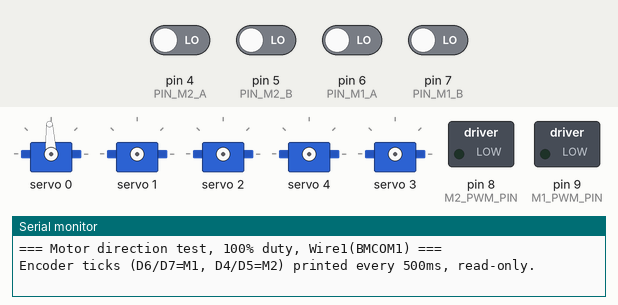
Recording of a sketch running on a simulated Arduino Uno, built for the host (arithmetic inside an expression is 32-bit, double 64-bit). Shown: 5 × servo, switched loads named in the sketch (green lamp = pin HIGH), the last lines printed to the serial monitor. Inputs (shaded band) come from the test bench; at power-on: pin 4 (PIN_M2_A), pin 5 (PIN_M2_B), pin 6 (PIN_M1_A), pin 7 (PIN_M1_B) LOW.

Above: at 0.1 s.
At 1.1 s:
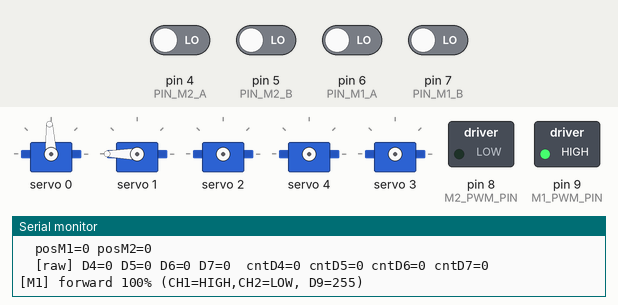
At 13.7 s:
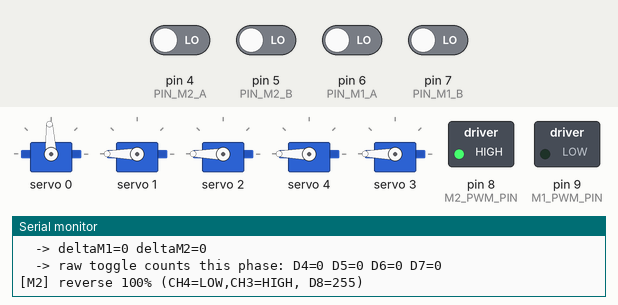
Timing chart, 0 to 18.2 s (numbered marks = the images above):
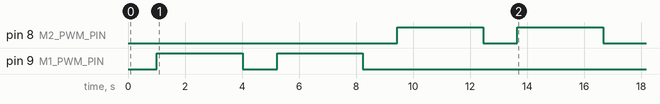

The sketch:

bmduino_motor_dir_test.ino
```cpp
// 銜接 bmduino_pca9685_wire1_servo_center 的下一步驗證：確認換到 BMCOM1(Wire1)
// 之後，馬達方向/轉速這條路（PCA9685 CH1~CH4 方向 + D8/D9 軟體PWM經74LS14
// 到驅動板）接線正確，尤其是懷疑 ENA/ENB（D9/D8）或方向腳可能兩顆馬達
// 之間接反/接錯的狀況，用固定 50% duty 正反轉各跑一次來驗證。
//
// 一次只讓一顆馬達動，方便用眼睛對照：
//   1. M1 正轉 50% -> 停 -> M1 反轉 50% -> 停
//   2. M2 正轉 50% -> 停 -> M2 反轉 50% -> 停
// 每個階段 Serial 都會印出目前應該是哪顆馬達、哪個方向，人工比對實際
// 轉動的是哪顆輪子、哪個方向，藉此抓出：
//   - CH1~CH4 / D8 / D9 兩顆馬達之間是否接反（例如指令是 M1 結果轉的是
//     實際 M2 那顆馬達）
//   - IN1/IN2 方向腳是否對調（例如指令是「正轉」結果實際是反轉）
//
// 開環方向/PWM 測試，不含 PID/閉環控制，但額外加了編碼器讀值，純被動讀取
// 印出來、不參與控制。兩種讀法都印，互相對照：
//   1. 4倍正交解碼後的 posM1/posM2（假設 D6/D7=M1、D4/D5=M2 這個配對正確）
//   2. **不做任何A/B配對假設**，D4/D5/D6/D7 各自獨立的原始toggle次數
//      （cntD4~cntD7）——這組數字才是拿來抓「插反/插錯」最直接的證據：
//      不管實際接線配對對不對，只要某根線真的接在某顆正在轉的馬達編碼器
//      上，它的toggle次數就一定會跳；哪一根線在哪個馬達指令(M1/M2)期間
//      跳、哪一根完全不跳，就能反推實際接線狀況，不會被4倍解碼的假設
//      誤導。
// 測完兩顆馬達自動停止並保持煞車狀態（duty=0）。驗證沒問題後才把
// Wire1 這個改動搬回正式版。

#include <Arduino.h>
#include <Wire.h>
#include <Adafruit_PWMServoDriver.h>

Adafruit_PWMServoDriver pwm = Adafruit_PWMServoDriver(0x40, Wire1);

const uint8_t CH_STEER = 0;
const uint8_t CH_M1_IN1 = 1;
const uint8_t CH_M1_IN2 = 2;
const uint8_t CH_M2_IN1 = 4;  // 對應正式韌體對調後的常數（實接驅動板 IN3）
const uint8_t CH_M2_IN2 = 3;  // 實接驅動板 IN4

const uint8_t M1_PWM_PIN = 9;  // D9 -> 74LS14 -> M1 ENA
const uint8_t M2_PWM_PIN = 8;  // D8 -> 74LS14 -> M2 ENB

const uint8_t PIN_M1_A = 6;  // M1 編碼器 A相，跟 bmduino_car_control.ino 一致
const uint8_t PIN_M1_B = 7;  // M1 編碼器 B相
const uint8_t PIN_M2_A = 4;  // M2 編碼器 A相
const uint8_t PIN_M2_B = 5;  // M2 編碼器 B相

const uint16_t STEER_CENTER_US = 1500;
const uint32_t PWM_PERIOD_US = 200;  // 5kHz，跟正式韌體一致
const uint8_t TEST_DUTY = 255;       // 100%

const uint32_t RUN_MS = 3000;   // 每個方向跑多久
const uint32_t STOP_MS = 1200;  // 兩個階段之間停多久，讓馬達完全停下來再換方向

volatile uint8_t m1Duty = 0;
volatile uint8_t m2Duty = 0;

// ---- 編碼器計數（4倍正交解碼，ISR更新，純讀取不參與控制）----
volatile int32_t posM1 = 0;
volatile int32_t posM2 = 0;
volatile uint8_t stateM1 = 0;
volatile uint8_t stateM2 = 0;

static const int8_t QDEC_TABLE[16] = {
  0, -1, 1, 0,
  1, 0, 0, -1,
  -1, 0, 0, 1,
  0, 1, -1, 0
};

void updateQuadM1() {
  uint8_t a = digitalRead(PIN_M1_A);
  uint8_t b = digitalRead(PIN_M1_B);
  uint8_t newState = (a << 1) | b;
  posM1 += QDEC_TABLE[((stateM1 << 2) | newState) & 0x0F];
  stateM1 = newState;
}
void updateQuadM2() {
  uint8_t a = digitalRead(PIN_M2_A);
  uint8_t b = digitalRead(PIN_M2_B);
  uint8_t newState = (a << 1) | b;
  posM2 += QDEC_TABLE[((stateM2 << 2) | newState) & 0x0F];
  stateM2 = newState;
}

// ---- 原始腳位 toggle 次數，不做A/B配對假設，純粹「這根線有沒有在動」----
volatile uint32_t cntD4 = 0, cntD5 = 0, cntD6 = 0, cntD7 = 0;

void isrM1A() { cntD6++; updateQuadM1(); }  // D6 = PIN_M1_A
void isrM1B() { cntD7++; updateQuadM1(); }  // D7 = PIN_M1_B
void isrM2A() { cntD4++; updateQuadM2(); }  // D4 = PIN_M2_A
void isrM2B() { cntD5++; updateQuadM2(); }  // D5 = PIN_M2_B

void updatePWM() {
  uint32_t phase = micros() % PWM_PERIOD_US;
  uint32_t m1OnUs = (uint32_t)m1Duty * PWM_PERIOD_US / 255;
  uint32_t m2OnUs = (uint32_t)m2Duty * PWM_PERIOD_US / 255;
  digitalWrite(M1_PWM_PIN, phase < m1OnUs ? HIGH : LOW);
  digitalWrite(M2_PWM_PIN, phase < m2OnUs ? HIGH : LOW);
}

void setDir(uint8_t in1Ch, uint8_t in2Ch, int dir) {
  if (dir > 0) {
    pwm.setPin(in1Ch, 4095);
    pwm.setPin(in2Ch, 0);
  } else if (dir < 0) {
    pwm.setPin(in1Ch, 0);
    pwm.setPin(in2Ch, 4095);
  } else {
    pwm.setPin(in1Ch, 0);
    pwm.setPin(in2Ch, 0);  // 煞車
  }
}

void printRawPins() {
  Serial.print(F("  [raw] D4="));
  Serial.print(digitalRead(PIN_M2_A));
  Serial.print(F(" D5="));
  Serial.print(digitalRead(PIN_M2_B));
  Serial.print(F(" D6="));
  Serial.print(digitalRead(PIN_M1_A));
  Serial.print(F(" D7="));
  Serial.print(digitalRead(PIN_M1_B));
  Serial.print(F("  cntD4="));
  Serial.print(cntD4);
  Serial.print(F(" cntD5="));
  Serial.print(cntD5);
  Serial.print(F(" cntD6="));
  Serial.print(cntD6);
  Serial.print(F(" cntD7="));
  Serial.println(cntD7);
}

void holdFor(uint32_t ms) {
  uint32_t start = millis();
  uint32_t lastPrint = start;
  while (millis() - start < ms) {
    updatePWM();
    if (millis() - lastPrint >= 500) {
      lastPrint = millis();
      Serial.print(F("  posM1="));
      Serial.print(posM1);
      Serial.print(F(" posM2="));
      Serial.println(posM2);
      printRawPins();
    }
  }
}

void runPhase(const char* label, uint8_t in1Ch, uint8_t in2Ch, int dir,
              volatile uint8_t* dutyVar, uint8_t duty) {
  int32_t startM1 = posM1;
  int32_t startM2 = posM2;
  uint32_t startD4 = cntD4, startD5 = cntD5, startD6 = cntD6, startD7 = cntD7;
  Serial.println(label);
  setDir(in1Ch, in2Ch, dir);
  *dutyVar = duty;
  holdFor(duty == 0 ? STOP_MS : RUN_MS);
  Serial.print(F("  -> deltaM1="));
  Serial.print(posM1 - startM1);
  Serial.print(F(" deltaM2="));
  Serial.println(posM2 - startM2);
  Serial.print(F("  -> raw toggle counts this phase: D4="));
  Serial.print(cntD4 - startD4);
  Serial.print(F(" D5="));
  Serial.print(cntD5 - startD5);
  Serial.print(F(" D6="));
  Serial.print(cntD6 - startD6);
  Serial.print(F(" D7="));
  Serial.println(cntD7 - startD7);
}

void setup() {
  Serial.begin(115200);
  Wire1.begin();
  pwm.begin();
  pwm.setPWMFreq(50);
  pwm.writeMicroseconds(CH_STEER, STEER_CENTER_US);

  pinMode(M1_PWM_PIN, OUTPUT);
  pinMode(M2_PWM_PIN, OUTPUT);
  digitalWrite(M1_PWM_PIN, LOW);
  digitalWrite(M2_PWM_PIN, LOW);
  setDir(CH_M1_IN1, CH_M1_IN2, 0);
  setDir(CH_M2_IN1, CH_M2_IN2, 0);

  pinMode(PIN_M1_A, INPUT);
  pinMode(PIN_M1_B, INPUT);
  pinMode(PIN_M2_A, INPUT);
  pinMode(PIN_M2_B, INPUT);
  attachInterrupt(digitalPinToInterrupt(PIN_M1_A), isrM1A, CHANGE);
  attachInterrupt(digitalPinToInterrupt(PIN_M1_B), isrM1B, CHANGE);
  attachInterrupt(digitalPinToInterrupt(PIN_M2_A), isrM2A, CHANGE);
  attachInterrupt(digitalPinToInterrupt(PIN_M2_B), isrM2B, CHANGE);

  Serial.println(F("=== Motor direction test, 100% duty, Wire1(BMCOM1) ==="));
  Serial.println(F("Encoder ticks (D6/D7=M1, D4/D5=M2) printed every 500ms, read-only."));
  holdFor(1000);

  runPhase("[M1] forward 100% (CH1=HIGH,CH2=LOW, D9=255)", CH_M1_IN1, CH_M1_IN2, 1, &m1Duty, TEST_DUTY);
  runPhase("[M1] stop", CH_M1_IN1, CH_M1_IN2, 0, &m1Duty, 0);
  runPhase("[M1] reverse 100% (CH1=LOW,CH2=HIGH, D9=255)", CH_M1_IN1, CH_M1_IN2, -1, &m1Duty, TEST_DUTY);
  runPhase("[M1] stop", CH_M1_IN1, CH_M1_IN2, 0, &m1Duty, 0);

  runPhase("[M2] forward 100% (CH4=HIGH,CH3=LOW, D8=255)", CH_M2_IN1, CH_M2_IN2, 1, &m2Duty, TEST_DUTY);
  runPhase("[M2] stop", CH_M2_IN1, CH_M2_IN2, 0, &m2Duty, 0);
  runPhase("[M2] reverse 100% (CH4=LOW,CH3=HIGH, D8=255)", CH_M2_IN1, CH_M2_IN2, -1, &m2Duty, TEST_DUTY);
  runPhase("[M2] stop", CH_M2_IN1, CH_M2_IN2, 0, &m2Duty, 0);

  Serial.println(F("=== Sequence done. Both motors stopped (duty=0, brake). ==="));
  Serial.println(F("請確認：1) M1/M2各自轉的是不是預期的那顆輪子 2) forward/reverse跟實際轉向是否相符"));
}

void loop() {
  updatePWM();  // 維持兩顆馬達 duty=0 的煞車狀態
}
```
